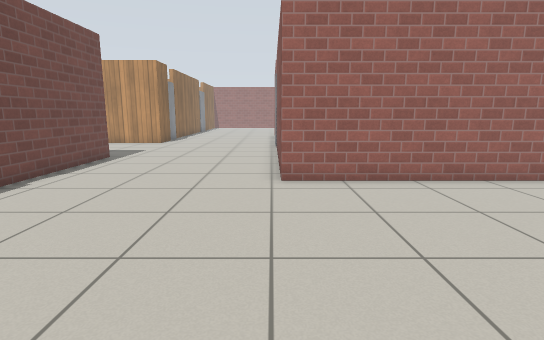
View 1 (above)

16 first-person views from a walk through a world built for the Gazebo simulator. The camera is 0.94 m above the floor, tilts 10° down and sees 80° across. The floor is counted in squares, 0.5 m on a side. Each view is taken from the middle of a square. On the plan, view 1 faces up. The plan holds only what a view shows up to about 17 squares ahead; the rest is blank. The robots in the file are not drawn. Simple patterns stand in for the simulator's built-in surfaces.

View 2
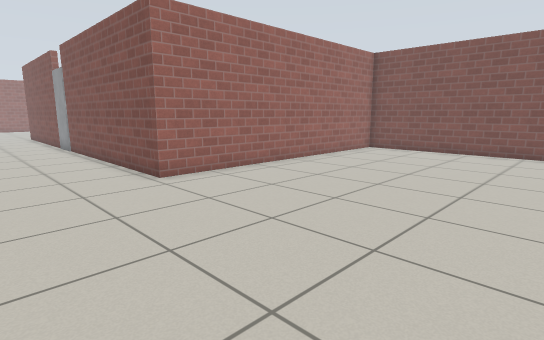

View 3
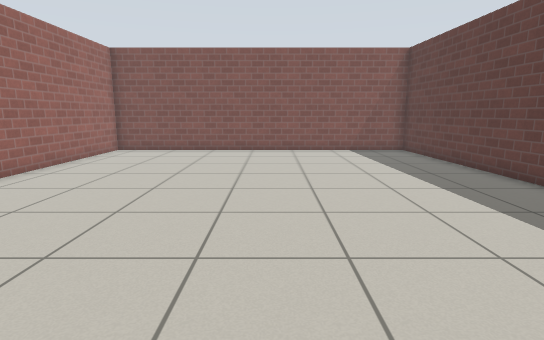

View 4
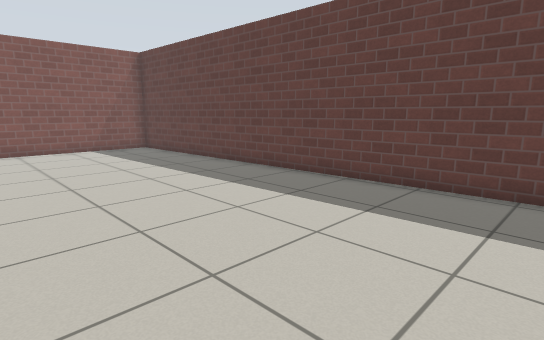

View 5
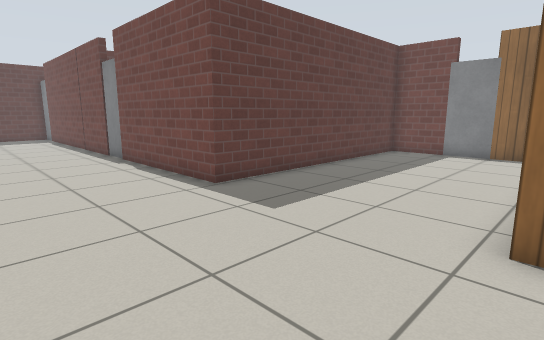

View 6
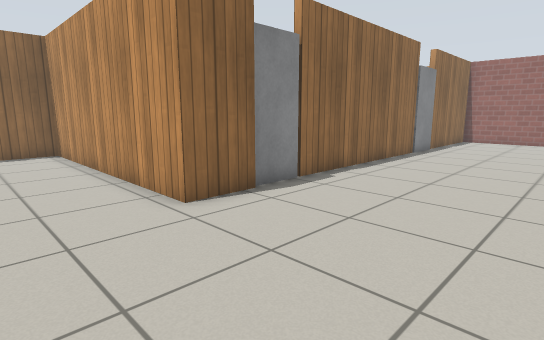

View 7
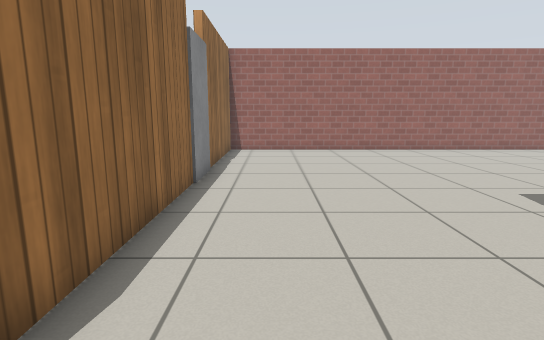

View 8
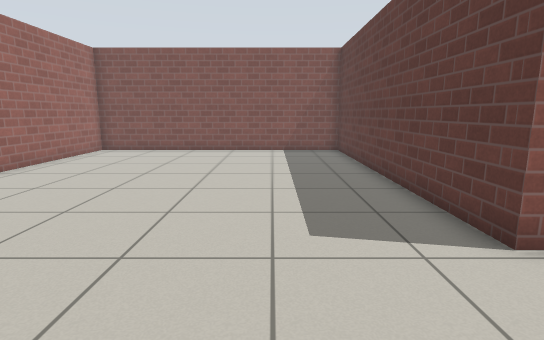

View 9
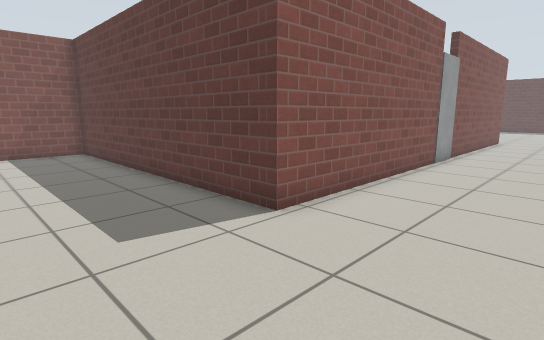

View 10
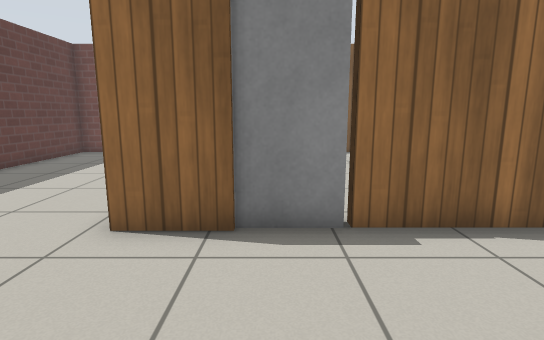

View 11
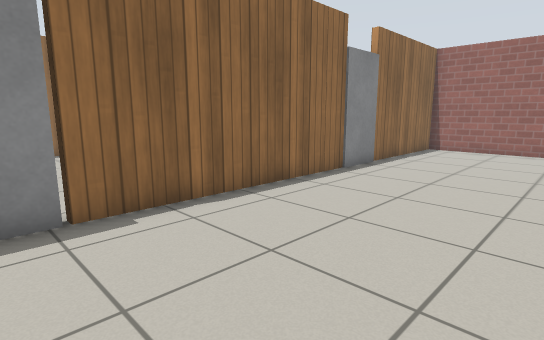

View 12
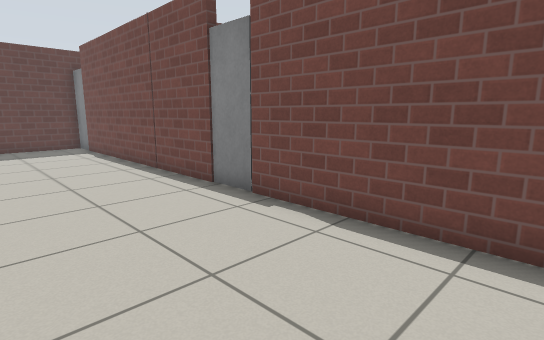

View 13
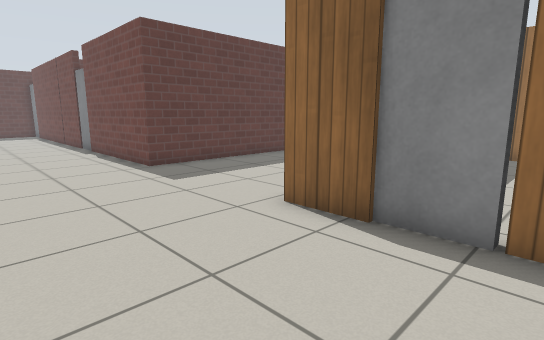

View 14
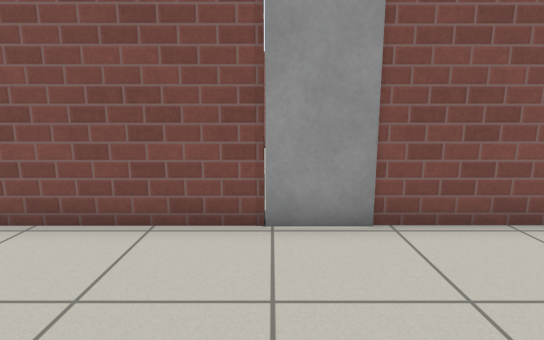

View 15
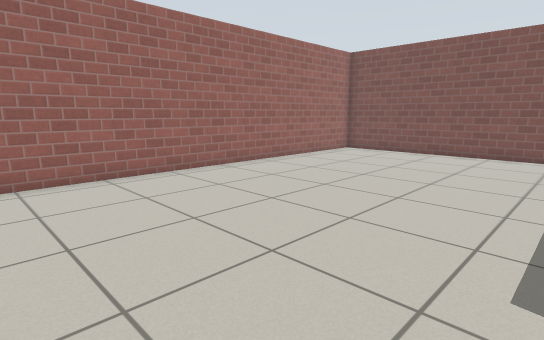

View 16
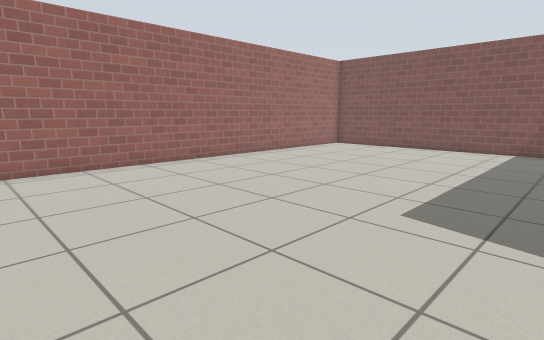

### Floor plan
Points are (right, up) in squares from view 1. A wall is a line through its corners. A room is listed if a view was taken in it or the views show most of it. See-through windows are left out.
Room 1 (views 1, 2, 3, 4, 5, 6, 7, 8, 9, 10, 11, 12, 13, 14, 15, 16)
walls: (0.2, 20.4) (0.2, 28.6) (12.6, 28.6) (12.6, 40.7) (-7, 40.7) (-7, 34.8); (-7, 22.5) (-7, 20.4) (-17.7, 20.4) (-17.7, 18); (-7, 5.6) (-7, -5); (-7, 32.5) (-7, 24.4); (-17.7, 16.2) (-17.7, 13.9) (-7, 13.9) (-7, 7.5); (-7.1, -6.5) (12.6, -5.7) (12.6, 8.9) (0.2, 8.9) (0.2, 18.4)
objects: door leaf (-18, 17); door leaf (-7, 6) to (-7, 7); door leaf (-7, 23) to (-7, 24); door leaf (-7, 33) to (-7, 34)

Where each view was taken, in squares from view 1:
view 1: 0 up, 0 right, facing up
view 2: 0 up, 4 left, facing up-right
view 3: 1 up, 4 left, facing right
view 4: 2 up, 5 left, facing down-right
view 5: 21 up, 2 left, facing down-left
view 6: 17 up, 1 left, facing up-left
view 7: 24 up, 5 left, facing up
view 8: 32 up, 4 left, facing right
view 9: 33 up, 4 left, facing down-right
view 10: 23 up, 2 left, facing left
view 11: 23 up, 1 left, facing up-left
view 12: 13 up, 2 left, facing down-left
view 13: 25 up, 2 left, facing down-left
view 14: 20 up, 5 left, facing right
view 15: 31 up, 3 left, facing up-right
view 16: 29 up, 5 left, facing up-right
